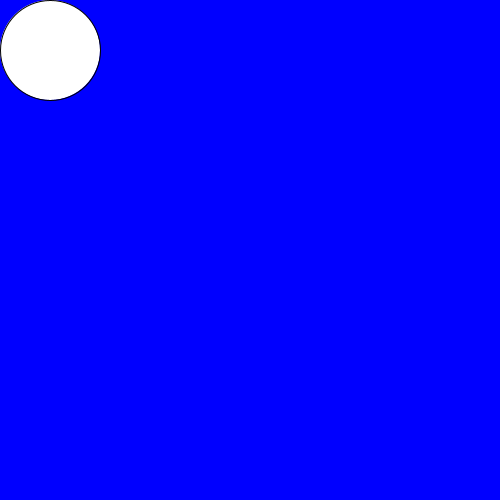
Frame 1 (no input)
Frame 60 (the mouse pressed at the canvas centre just before this capture): identical to frame 1, image omitted
Frame 120 (the mouse held since frame 60 and released just before this capture): identical to frame 1, image omitted

The Processing sketch that drew this single still picture (run headless with seeded random() and noise(); from frame 60 on, the mouse is pressed at the canvas centre):

// Processing sketch: slippery_dot
// ── slippery_dot.pde
   int x = 50;
   int y = 50;
   int ellipse = 100;
    void setup() {
    size(500, 500);
    }
    
    void draw() {
      background(0, 0, 255);
    ellipse(x, y, ellipse, ellipse);
    }
    void mousePressed() {
      int distance = getDistance(x, y, mouseX, mouseY);
      if(distance < ellipse){
        x = (int)random(50);
        y = (int)random(50);
      }
      
    } 
    int getDistance (int x1, int y1, int x2, int y2) {
      return (int)Math.sqrt(Math.pow((x1-x2),2) + Math.pow((y1-y2),2));
    }
